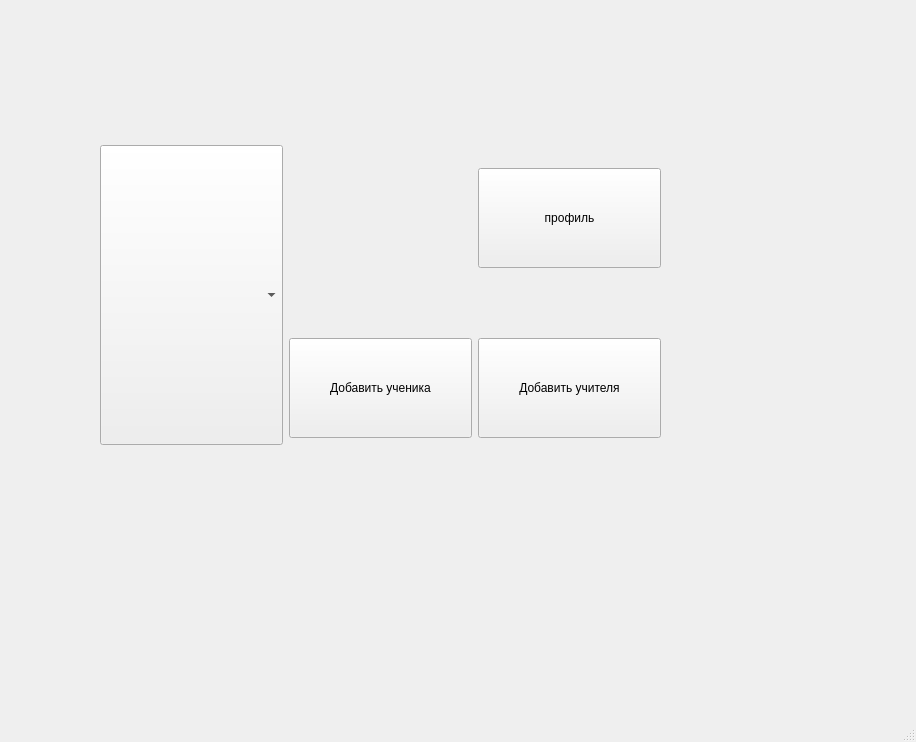
<?xml version="1.0" encoding="UTF-8"?>
<ui version="4.0">
 <class>MainWindow</class>
 <widget class="QMainWindow" name="MainWindow">
  <property name="geometry">
   <rect>
    <x>0</x>
    <y>0</y>
    <width>916</width>
    <height>742</height>
   </rect>
  </property>
  <property name="windowTitle">
   <string>MainWindow</string>
  </property>
  <widget class="QWidget" name="centralwidget">
   <widget class="QWidget" name="gridLayoutWidget">
    <property name="geometry">
     <rect>
      <x>100</x>
      <y>120</y>
      <width>561</width>
      <height>351</height>
     </rect>
    </property>
    <layout class="QGridLayout" name="gridLayout">
     <item row="1" column="2">
      <widget class="QPushButton" name="pushButton_3">
       <property name="minimumSize">
        <size>
         <width>0</width>
         <height>100</height>
        </size>
       </property>
       <property name="text">
        <string>Добавить учителя</string>
       </property>
      </widget>
     </item>
     <item row="1" column="1">
      <widget class="QPushButton" name="pushButton_2">
       <property name="minimumSize">
        <size>
         <width>0</width>
         <height>100</height>
        </size>
       </property>
       <property name="text">
        <string>Добавить ученика</string>
       </property>
      </widget>
     </item>
     <item row="0" column="2">
      <widget class="QPushButton" name="pushButton">
       <property name="minimumSize">
        <size>
         <width>0</width>
         <height>100</height>
        </size>
       </property>
       <property name="text">
        <string>профиль</string>
       </property>
      </widget>
     </item>
     <item row="0" column="0" rowspan="2">
      <widget class="QComboBox" name="comboBox">
       <property name="sizePolicy">
        <sizepolicy hsizetype="Preferred" vsizetype="Fixed">
         <horstretch>0</horstretch>
         <verstretch>60</verstretch>
        </sizepolicy>
       </property>
       <property name="minimumSize">
        <size>
         <width>0</width>
         <height>300</height>
        </size>
       </property>
      </widget>
     </item>
    </layout>
   </widget>
  </widget>
  <widget class="QMenuBar" name="menubar">
   <property name="geometry">
    <rect>
     <x>0</x>
     <y>0</y>
     <width>916</width>
     <height>26</height>
    </rect>
   </property>
  </widget>
  <widget class="QStatusBar" name="statusbar"/>
 </widget>
 <resources/>
 <connections/>
</ui>
